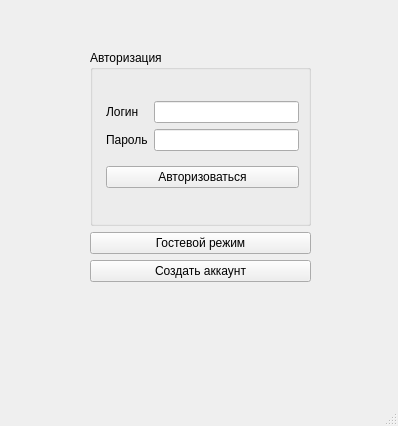
<?xml version="1.0" encoding="UTF-8"?>
<ui version="4.0">
 <class>LoginWindow</class>
 <widget class="QMainWindow" name="LoginWindow">
  <property name="geometry">
   <rect>
    <x>0</x>
    <y>0</y>
    <width>398</width>
    <height>426</height>
   </rect>
  </property>
  <property name="windowTitle">
   <string>LoginWindow</string>
  </property>
  <widget class="QWidget" name="centralwidget">
   <widget class="QLabel" name="label">
    <property name="geometry">
     <rect>
      <x>160</x>
      <y>300</y>
      <width>63</width>
      <height>20</height>
     </rect>
    </property>
    <property name="text">
     <string/>
    </property>
   </widget>
   <widget class="QWidget" name="layoutWidget">
    <property name="geometry">
     <rect>
      <x>90</x>
      <y>50</y>
      <width>221</width>
      <height>232</height>
     </rect>
    </property>
    <layout class="QVBoxLayout" name="verticalLayout">
     <item>
      <widget class="QGroupBox" name="auth_groupBox">
       <property name="title">
        <string>Авторизация</string>
       </property>
       <widget class="QWidget" name="layoutWidget_2">
        <property name="geometry">
         <rect>
          <x>16</x>
          <y>42</y>
          <width>193</width>
          <height>105</height>
         </rect>
        </property>
        <layout class="QVBoxLayout" name="verticalLayout_4">
         <item>
          <layout class="QHBoxLayout" name="horizontalLayout">
           <item>
            <layout class="QVBoxLayout" name="verticalLayout_2">
             <item>
              <widget class="QLabel" name="login_label">
               <property name="enabled">
                <bool>true</bool>
               </property>
               <property name="text">
                <string>Логин</string>
               </property>
              </widget>
             </item>
             <item>
              <widget class="QLabel" name="pass_label">
               <property name="text">
                <string>Пароль</string>
               </property>
              </widget>
             </item>
            </layout>
           </item>
           <item>
            <layout class="QVBoxLayout" name="verticalLayout_3">
             <item>
              <widget class="QLineEdit" name="login_lineEdit"/>
             </item>
             <item>
              <widget class="QLineEdit" name="pass_lineEdit"/>
             </item>
            </layout>
           </item>
          </layout>
         </item>
         <item>
          <widget class="QPushButton" name="auth_Button">
           <property name="text">
            <string>Авторизоваться</string>
           </property>
          </widget>
         </item>
        </layout>
       </widget>
      </widget>
     </item>
     <item>
      <widget class="QPushButton" name="guest_Button">
       <property name="text">
        <string>Гостевой режим</string>
       </property>
      </widget>
     </item>
     <item>
      <widget class="QPushButton" name="registration_Button">
       <property name="text">
        <string>Создать аккаунт</string>
       </property>
      </widget>
     </item>
    </layout>
   </widget>
  </widget>
  <widget class="QMenuBar" name="menubar">
   <property name="geometry">
    <rect>
     <x>0</x>
     <y>0</y>
     <width>398</width>
     <height>25</height>
    </rect>
   </property>
  </widget>
  <widget class="QStatusBar" name="statusbar"/>
 </widget>
 <resources/>
 <connections/>
</ui>
